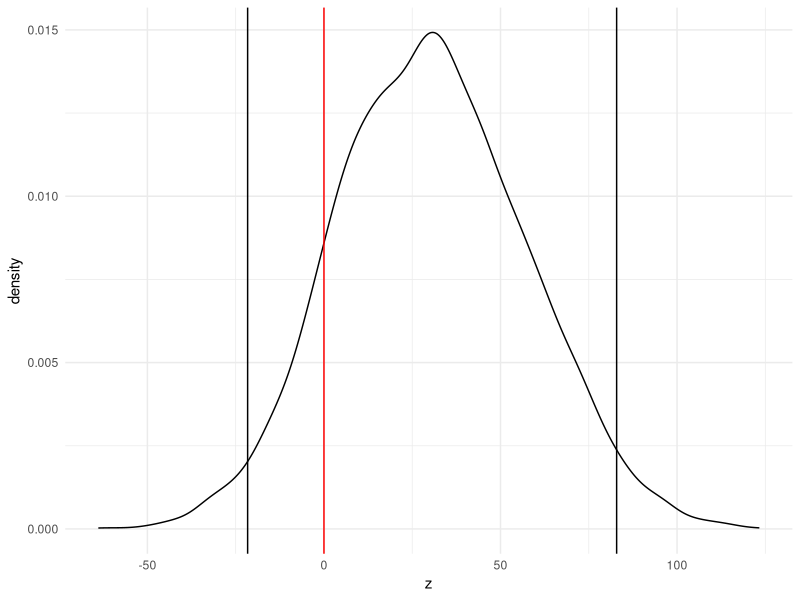
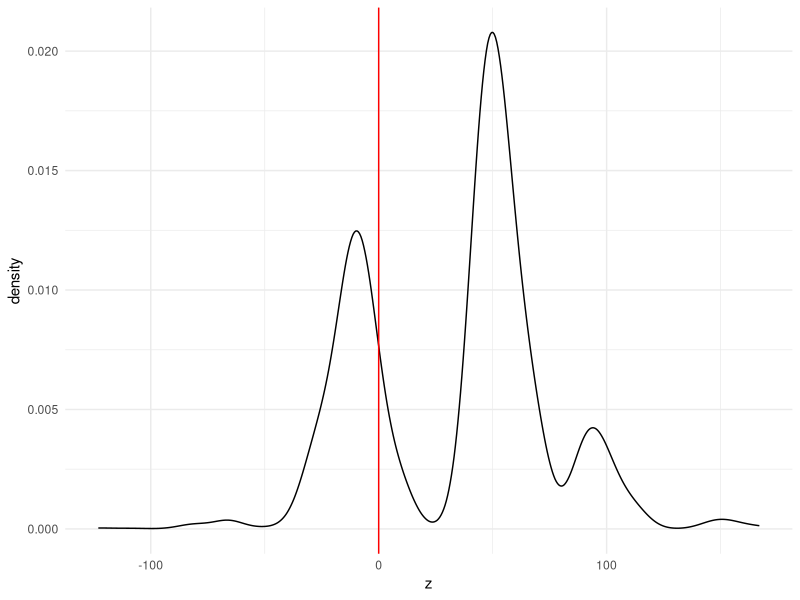

Write the R code that produced these figures, in order.
## ---- chunk 1
knitr::opts_chunk$set(
    comment = "#>",
    collapse = TRUE
)
comma <- function(x) format(x, digits = 2, big.mark = ",")
options(digits=3)

library(tidyverse)
library(magrittr)
theme_set(theme_minimal())
## ---- chunk 2
x<-c(94, 197, 16, 38, 99, 141, 23)
y<-c(52, 104, 146, 10, 51, 30, 40, 27, 46)

## ---- chunk 3
dif=abs(mean(x)-mean(y))
dif
## ---- chunk 4
vBoot <- function(x){ 
  # x: variable de interés
  # n: número de replicaciones bootstrap
  n <- length(x)
  muestra_ix <- sample(c(1:n), size = n, replace = TRUE) 
  mean(x[c(muestra_ix)])
}
x_b<-rerun(5000, vBoot(x)) %>% flatten_dbl()
y_b<-rerun(5000, vBoot(y)) %>% flatten_dbl()
sd(x_b-y_b)
## ---- chunk 5

x_b<-rerun(5000, vBoot(x)) %>% flatten_dbl()
y_b<-rerun(5000, vBoot(y)) %>% flatten_dbl()

sqrt((sd(x_b))**2 + (sd(y_b))**2)
## ---- chunk 6
library(ggplot2)
xbar<-mean(x)
ybar<-mean(y)
se<-sqrt((sd(x_b))**2 + (sd(y_b))**2)
IC<-c(xbar-ybar-1.96*se,xbar-ybar+1.96*se)
IC
df2<-data.frame(z=x_b-y_b)
ggplot(df2,aes(x=z))+geom_density()+geom_vline(xintercept=IC[1])+geom_vline(xintercept=IC[2])+geom_vline(xintercept =0,colour='red')

## ---- chunk 7
positivo<-nrow(filter(df2,z>0))/nrow(df2)*100
positivo
## ---- chunk 8
medBoot <- function(x){ 
  # x: variable de interés
  # n: número de replicaciones bootstrap
  n <- length(x)
  muestra_ix <- sample(c(1:n), size = n, replace = TRUE) 
  median(x[c(muestra_ix)])
}
x_b<-rerun(5000, medBoot(x)) %>% flatten_dbl()
y_b<-rerun(5000, medBoot(y)) %>% flatten_dbl()
sd(x_b-y_b)
xbar<-mean(x_b)
ybar<-mean(y_b)
se<-sd(x_b-y_b)
#error estandar 
se
df<-data.frame(z=x_b-y_b)
ggplot(df,aes(x=z))+geom_density()+geom_vline(xintercept =0,colour='red')

## ---- chunk 9
positivo<-nrow(filter(df,z>0))/nrow(df)*100
positivo
